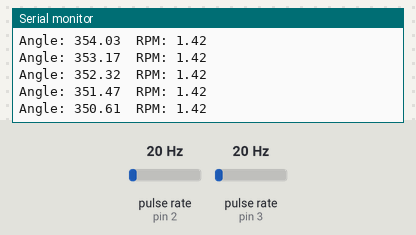
This sketch was run on a simulated Arduino Uno, built with avr-gcc and run on an emulated ATmega328P. On the bench: the last lines printed to the serial monitor. Wiring (inferred from the names in the program): 2 × pulse sensor: data pin 2 / data pin 3. The inputs (shaded band) are chosen by the test bench; at power-on: pulse rate (sensors on pin 2, pin 3) 20 Hz.

Above: at 1.2 s.
1.3 s: pulse rate (sensor on pin 2) set to 4 Hz
At 1.32 s:
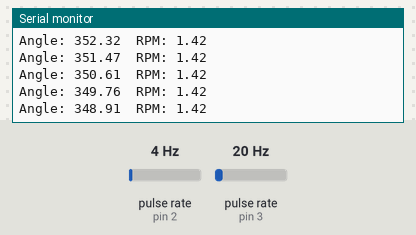
2.8 s: pulse rate (sensor on pin 3) set to 4 Hz
At 2.83 s:
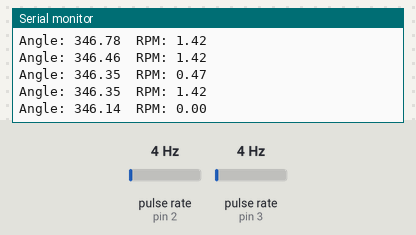
4.3 s: pulse rate (sensor on pin 2) set to 50 Hz
At 4.34 s:
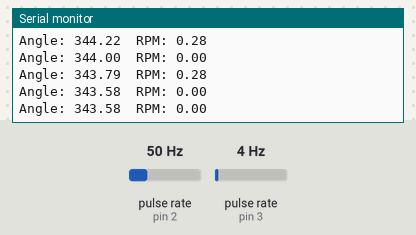
5.8 s: pulse rate (sensor on pin 3) set to 196 Hz
At 5.86 s:
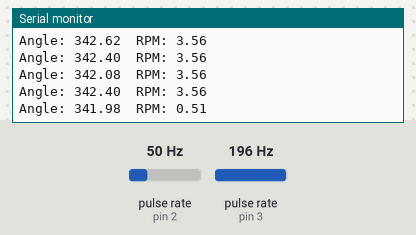
Timing chart, 0 to 8.8 s (numbered marks = the images above; inputs shaded):
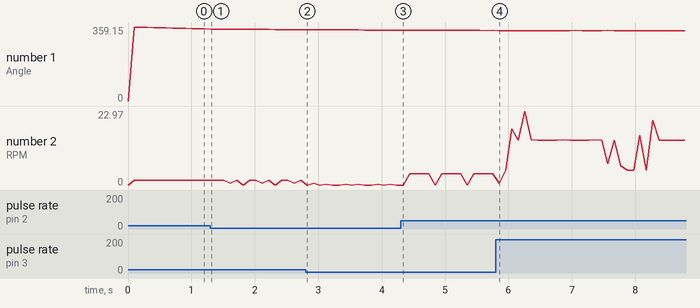

Measured:
- after the input at 5.8 s, the serial monitor: prints a new line after 0.05 s (image 4)
- plotted number 1: 343.58 → 342.4 after the input at 4.3 s
- plotted number 2: 0 → 3.56 after the input at 4.3 s, 3.56 → 13.94 after the input at 5.8 s

The sketch:

motor_control_hall.ino
```cpp
const int HallA = 2;  // Hall sensor A connected to digital pin 2
const int HallB = 3;  // Hall sensor B connected to digital pin 3

volatile int lastHallA = 0; // Stores previous Hall A state
volatile int lastHallB = 0; // Stores previous Hall B state
volatile long updates = 0;  // Hall state updates (+ if forward, - if backward)
volatile float angle = 0; // The angle of the motor shaft (360 is one full rotation)
volatile float rpm = 0; // Full rotations of the shaft per min
volatile unsigned long lastTime = 0; // Last time a pulse was detected

void setup() {
  Serial.begin(9600);
  pinMode(HallA, INPUT_PULLUP);
  pinMode(HallB, INPUT_PULLUP);

  // Attach interrupts for fast detection
  attachInterrupt(digitalPinToInterrupt(HallA), updateMotor, CHANGE);
  attachInterrupt(digitalPinToInterrupt(HallB), updateMotor, CHANGE);
}

void loop() {
  Serial.print("Angle: ");
  Serial.print(angle);
  Serial.print("\tRPM: ");
  Serial.println(rpm);
  rpm = 0; // Sets rpm to 0 when not moving

  delay(100);
}

void updateMotor() {
  int hallA_state = digitalRead(HallA);
  int hallB_state = digitalRead(HallB);

  // Determine direction based on quadrature encoding
  // Forward pattern goes (AB): 00 10 11 01
  if ((lastHallA == 0 && lastHallB == 0 && hallA_state == 1 && hallB_state == 0) ||
      (lastHallA == 1 && lastHallB == 0 && hallA_state == 1 && hallB_state == 1) ||
      (lastHallA == 1 && lastHallB == 1 && hallA_state == 0 && hallB_state == 1) ||
      (lastHallA == 0 && lastHallB == 1 && hallA_state == 0 && hallB_state == 0)) {
    updates++;  // Moving forward
  }
  else updates--;  // Moving backward

  // For every 3375.5 hall sensor updates it does one rotation (I have no idea where this number comes from. I just guessed and checked)
  angle = updates/3375.5 * 360;
  // Normalizes angle to be 0-360
  while (angle > 360) angle -= 360;
  while (angle < 0) angle += 360;

  if(updates % 4 == 0){
    unsigned long currentTime = micros();  // Use micros() for better accuracy
    unsigned long timeDiff = currentTime - lastTime;
    lastTime = currentTime;
    // 4: number of steps between last check, 60: to make it per min, 1e6: to convert micro seconds, 3375.5: updates per rotation
    if (timeDiff != 0) rpm = 4 * 60.0 * 1e6 / (3375.5 * timeDiff);
  }

  // Store last states
  lastHallA = hallA_state;
  lastHallB = hallB_state;
}
```
